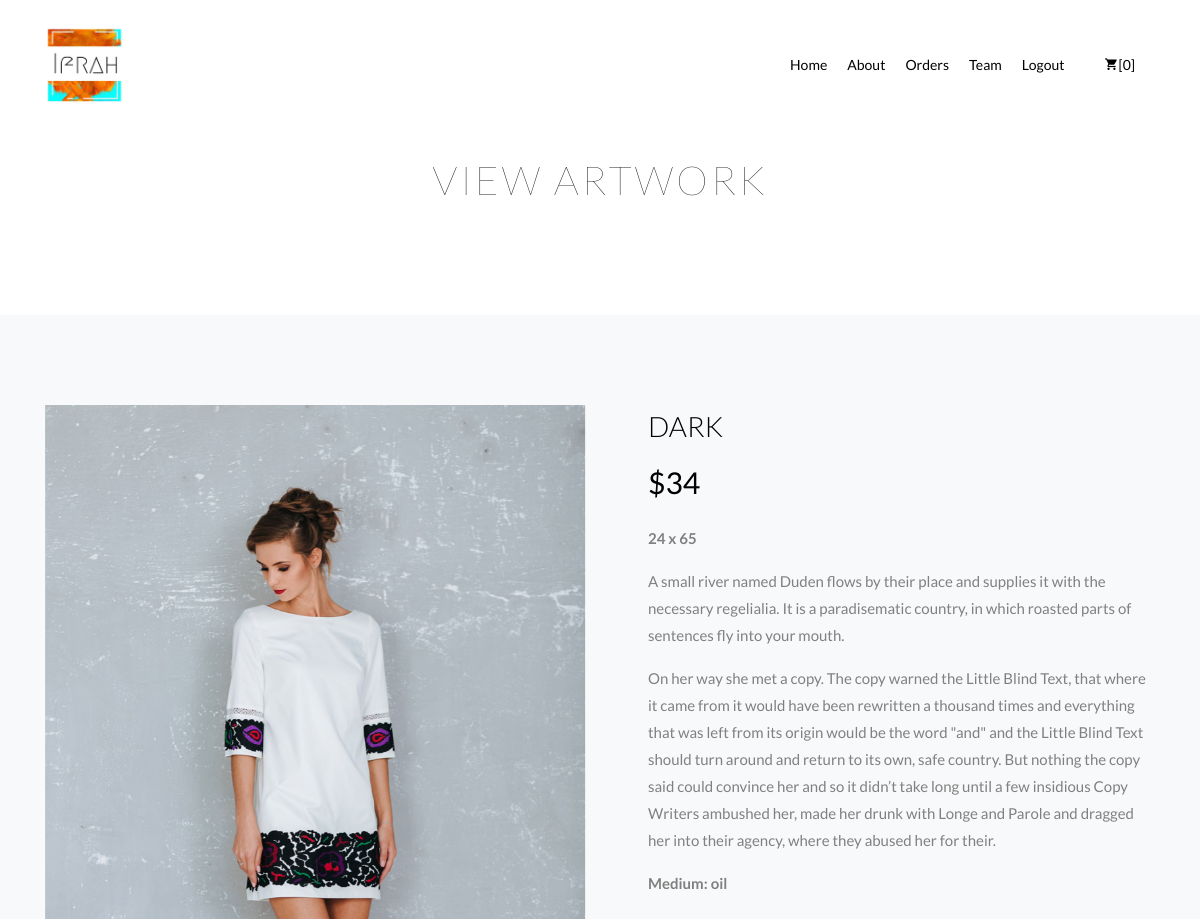
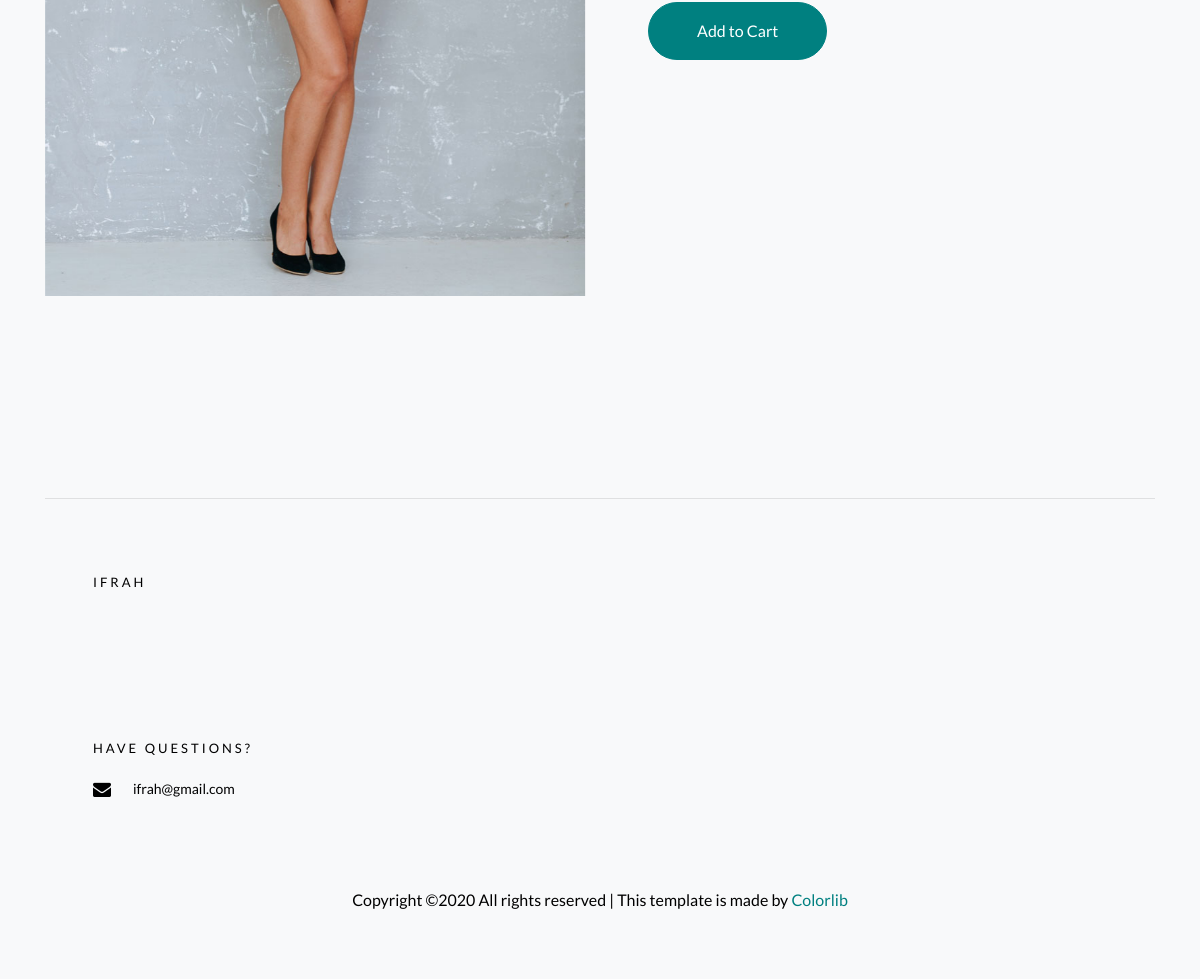
Page /gallery/details/2 (signed in) on the committed database (2 pictures, top to bottom).
### Gallery/models.py (models this page shows, shortened)
class Cart(models.Model):
    user = models.OneToOneField(User,on_delete=models.CASCADE)
    paintings =  models.ManyToManyField(Painting,related_name='c_paintings')

class Painting(models.Model):
    category = models.CharField(max_length=264)
    artist = models.CharField(max_length=264)
    price = models.IntegerField()
    height = models.IntegerField()
    width = models.IntegerField()
    medium = models.CharField(max_length=264)
    sold = models.BooleanField(default=False)

### Gallery/views.py (the view)
# urls.py: path('details/<int:id>',views.ViewDetails.as_view(),name='viewDetails'),
class ViewDetails(APIView):
    @method_decorator(login_required)
    def get(self,request,id):
        painting = Painting.objects.get(id=id)
        return render(request,'Gallery/details.html',{'painting':painting})

### Gallery/templates/Gallery/details.html (shortened to what this page needs)
{% extends 'Gallery/base.html' %}
{% block content %}
<div style="padding-top:150px;"class="hero-wrap hero-bread" >
      <div class="container">
        <div class="row no-gutters slider-text align-items-center justify-content-center">
          <div class="col-md-9 ftco-animate text-center">
            <h1 class="mb-0 bread">View Artwork</h1>
          </div>
        </div>
      </div>
    </div>
		<section class="ftco-section bg-light">
    	<div class="container">
    		<div class="row">
    			<div class="col-lg-6 mb-5 ftco-animate">
    				<a href="images/menu-2.jpg" class="image-popup"><img src="/static/images/product-1.jpg" class="img-fluid" alt="Colorlib Template"></a>
    			</div>
    			<div class="col-lg-6 product-details pl-md-5 ftco-animate">
    				<h3>{{ painting.category }}</h3>
    				<p class="price"><span>${{ painting.price }}</span></p>
            <p ><strong>{{ painting.height }} x {{ painting.width }}</strong></p>
    				<p>A small river named Duden flows by their place and supplies it with the necessary regelialia. It is a paradisematic country, in which roasted parts of sentences fly into your mouth.</p>
    				<p>On her way she met a copy. The copy warned the Little Blind Text, that where it came from it would have been rewritten a thousand times and everything that was left from its origin would be the word "and" and the Little Blind Text should turn around and return to its own, safe country. But nothing the copy said could convince her and so it didn’t take long until a few insidious Copy Writers ambushed her, made her drunk with Longe and Parole and dragged her into their agency, where they abused her for their.
						</p>
            <p ><strong>Medium: {{ painting.medium }}</strong></p>
          	<p><a href="{% url 'addToCart' painting.id %}" class="btn btn-primary py-3 px-5">Add to Cart</a></p>
    			</div>
    		</div>
    	</div>
    </section>
{% endblock %}

### Gallery/templates/Gallery/base.html (shortened to what this page needs)
{% load static %}
<!DOCTYPE html>
<html lang="en">
  <head>
    <link rel="stylesheet" href="{% static 'css/open-iconic-bootstrap.min.css' %}" >
    <link rel="stylesheet" href="{% static 'css/animate.css' %}" >
    <link rel="stylesheet" href="{% static 'css/owl.carousel.min.css' %}" >
    <link rel="stylesheet" href="{% static 'css/owl.theme.default.min.css' %}" >
    <link rel="stylesheet" href="{% static 'css/magnific-popup.css' %}" >
    <link rel="stylesheet" href="{% static 'css/aos.css' %}" >
    <link rel="stylesheet" href="{% static 'css/ionicons.min.css' %}" >
    <link rel="stylesheet" href="{% static 'css/bootstrap-datepicker.css' %}" >
    <link rel="stylesheet" href="{% static 'css/jquery.timepicker.css' %}" >
    <link rel="stylesheet" href="{% static 'css/flaticon.css' %}" >
    <link rel="stylesheet" href="{% static 'css/icomoon.css' %}" >
    <link rel="stylesheet" href="{% static 'css/style.css' %}" >
  </head>
  <body>
    <nav style="margin-bottom: 50px;"class="navbar navbar-expand-lg navbar-dark ftco_navbar bg-dark ftco-navbar-light" id="ftco-navbar">
	    <div class="container">
	      <a class="navbar-brand" href="{% url 'home' %}"><img width="80px" height=" 80px"src="{% static 'images/Ifrah.jpeg' %}"></a>
	      <div class="collapse navbar-collapse" id="ftco-nav">
	        <ul class="navbar-nav ml-auto">
	          <li class="nav-item active"><a href="{% url 'home' %}" class="nav-link">Home</a></li>
            <li class="nav-item active"><a href="{% url 'about' %}" class="nav-link">About</a></li>
            <li class="nav-item active"><a href="{% url 'viewOrders' %}" class="nav-link">Orders</a></li>
            <li class="nav-item active"><a href="{% url 'team' %}" class="nav-link">Team</a></li>
            <li class="nav-item active"><a href="{% url 'logout' %}" class="nav-link">Logout</a></li>
	          <li class="nav-item cta cta-colored"><a style="padding-left:20px;border-radius: 20px;" href="{% url 'checkout' %}" class="nav-link"><span class="icon-shopping_cart"></span>[{{ user.cart.paintings.all | length }}]</a></li>
	        </ul>
	      </div>
	    </div>
	  </nav>
    {% block content %}{% endblock content %}
    <footer class="ftco-footer bg-light ftco-section">
        <div class="container">
          <hr>
          <br>
          <br>
          <div class="row mb-5">
            <div class="col-md">
              <div class="ftco-footer-widget mb-4 ml-md-5">
                <h2 class="ftco-heading-2">Ifrah</h2>
                <ul class="ftco-footer-social list-unstyled mt-5">
                </ul>
                <h2 class="ftco-heading-2">Have Questions?</h2>
              <div class="block-23 mb-3">
                  <ul>
                    <li><a href="#"><span class="icon icon-envelope"></span><span class="text">ifrah@gmail.com</span></a></li>
                  </ul>
                </div>
              </div>
            </div>
          </div>
          <div class="row">
            <div class="col-md-12 text-center">
              <p>
  						  Copyright &copy;<script>document.write(new Date().getFullYear());</script> All rights reserved | This template is made by <a href="https://colorlib.com" target="_blank">Colorlib</a>
  						</p>
            </div>
          </div>
        </div>
      </footer>
    </body>
  </html>

### Ifrah/static/css/icomoon.css (style rules this page uses)
[class^="icon-"], [class*=" icon-"] { font-family: 'icomoon' !important; speak: none; font-style: normal; font-weight: normal; font-variant: normal; text-transform: none; line-height: 1; -webkit-font-smoothing: antialiased; -moz-osx-font-smoothing: grayscale; }
.icon-envelope:before { content: "\f0e0"; }
.icon-shopping_cart:before { content: "\e8cc"; }

### rows in the picture
Painting: category "DARK", price "34", height "24", width "65", medium "oil"

### other values in the picture
{{ user.cart.paintings.all | length }} "0"
